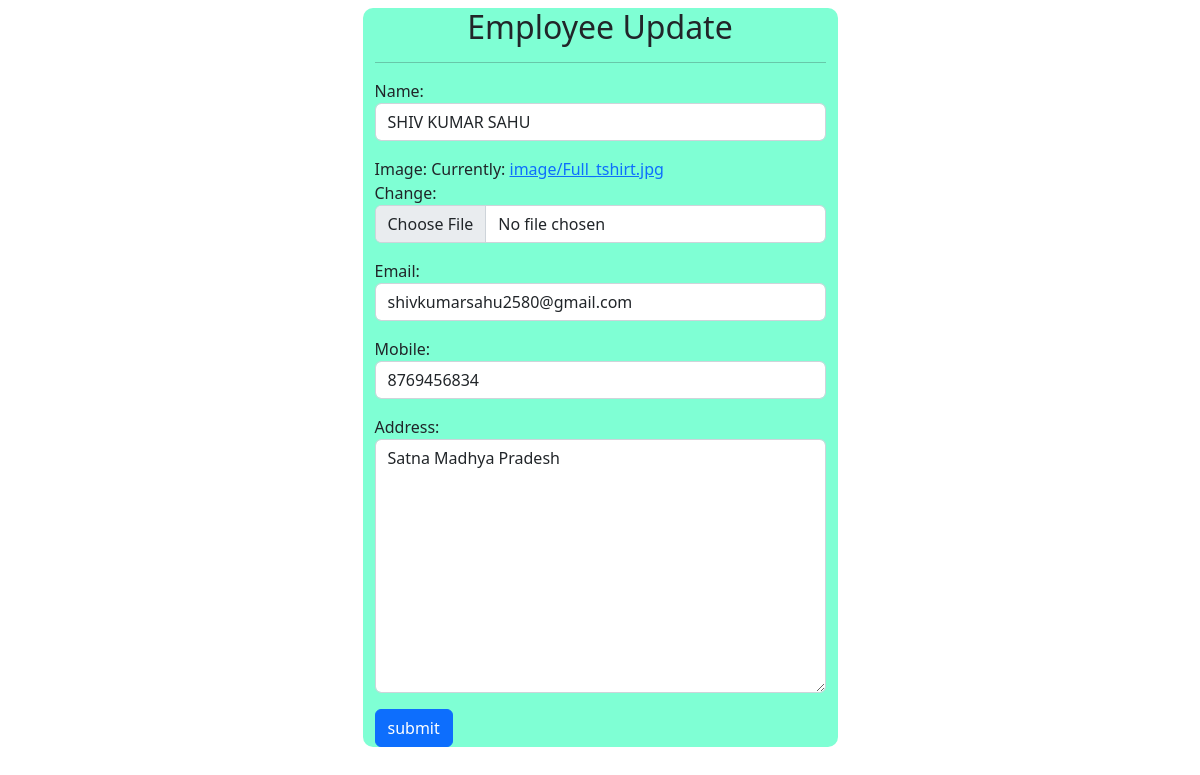
Page /update/7/ on the committed database.
### crud/models.py (models this page shows)
class Employee(models.Model):
    name = models.CharField(max_length=100,blank=True,null=True)
    image = models.ImageField(upload_to='image/')
    email = models.EmailField(max_length=150,blank=True,null=True)
    mobile = models.CharField(max_length=15,blank=True,null=True)
    address = models.TextField(max_length=150,blank=True,null=True)
    created_date = models.DateTimeField(auto_now=True,blank=True,null=True)
    updated_date = models.DateTimeField(auto_now_add=True,blank=True,null=True )

### crud/views.py (the view)
# urls.py: path('update/<int:eid>/',employee_update,name='update'),
def employee_update(request,eid):
    data = Employee.objects.get(id=eid)
    form = EmployeeForm(request.POST or None, request.FILES or None,instance=data)
    if request.method == "POST":
        if form.is_valid():
            form.save()
            return redirect('/')
        return render(request,'update.html',{'form':form})
    else:
        return render(request,'update.html',{'form':form})

### crud/forms.py
class EmployeeForm(forms.ModelForm):
    class Meta:
        model = Employee
        fields = ("__all__")
    def __init__(self,*args, **kwargs):
        super().__init__(*args,**kwargs)
        for field in self.fields.values():
            field.widget.attrs['class']='form-control'
            field.widget.attrs['placeholder'] ='Enter '+field.label+" *"

### crud/templates/update.html (shortened to what this page needs)
<!DOCTYPE html>
<html lang="en">
<head>
    <link href="https://cdn.jsdelivr.net/npm/bootstrap@5.2.0-beta1/dist/css/bootstrap.min.css" rel="stylesheet">
</head>
<body>
    <div class="container">
        <div class="row mt-2">
            <div class="col-sm-5 mx-auto " style='border: 1px; border-radius: 10px; background-color: aquamarine;'>
                <h2 class="text-center">Employee Update</h2><hr>
                <form method="post" action="" enctype="multipart/form-data">
                    {{form.as_p}}
                    <button type="submit" class="btn btn-primary">submit</button>
                </form>
            </div>
        </div>
    </div>
</body>
</html>

### rows in the picture
Employee: name "SHIV KUMAR SAHU", email "shivkumarsahu2580@gmail.com", mobile "8769456834", address "Satna Madhya Pradesh"
